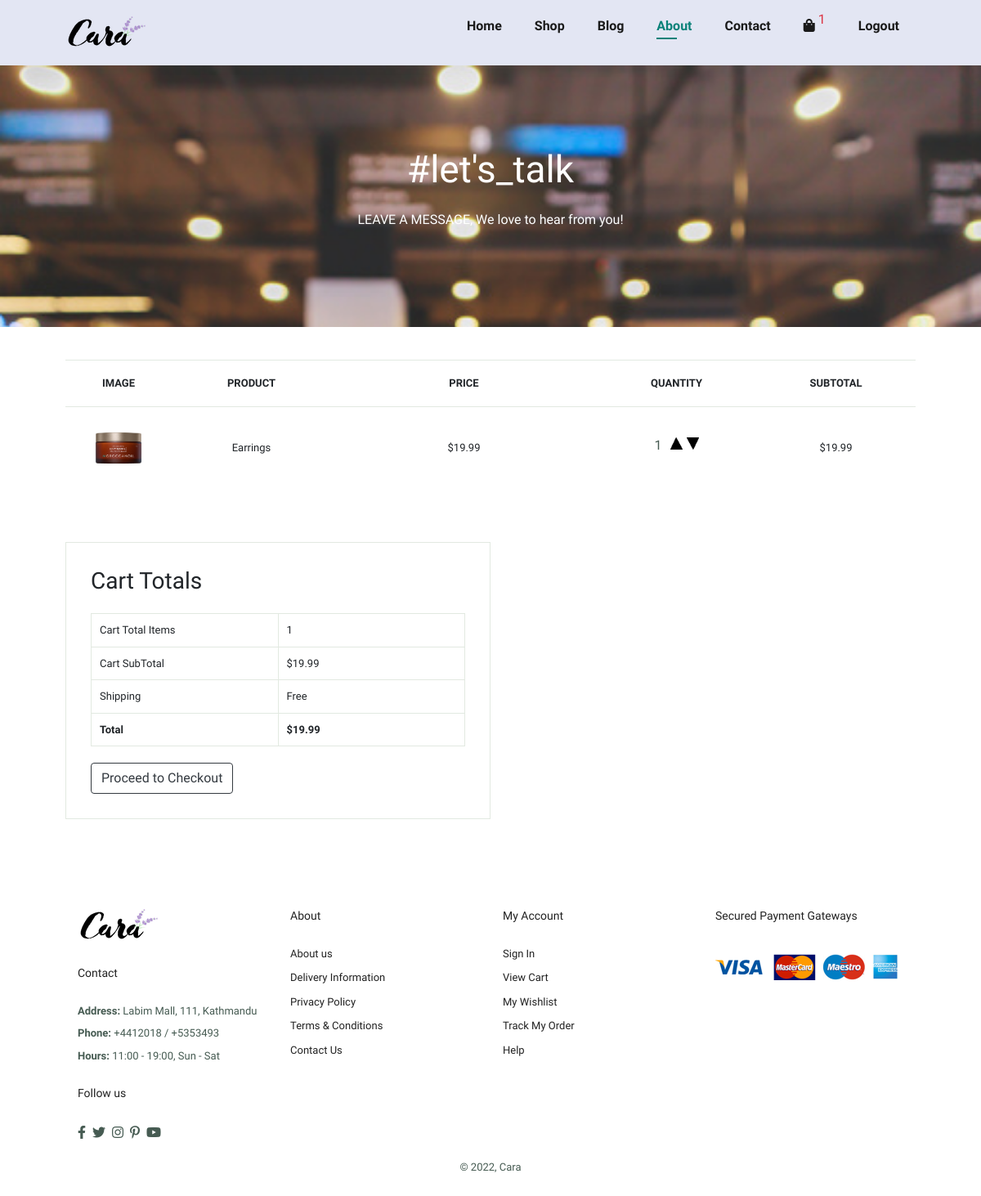
/cart/ (signed in), run on an earlier commit of the app's database.
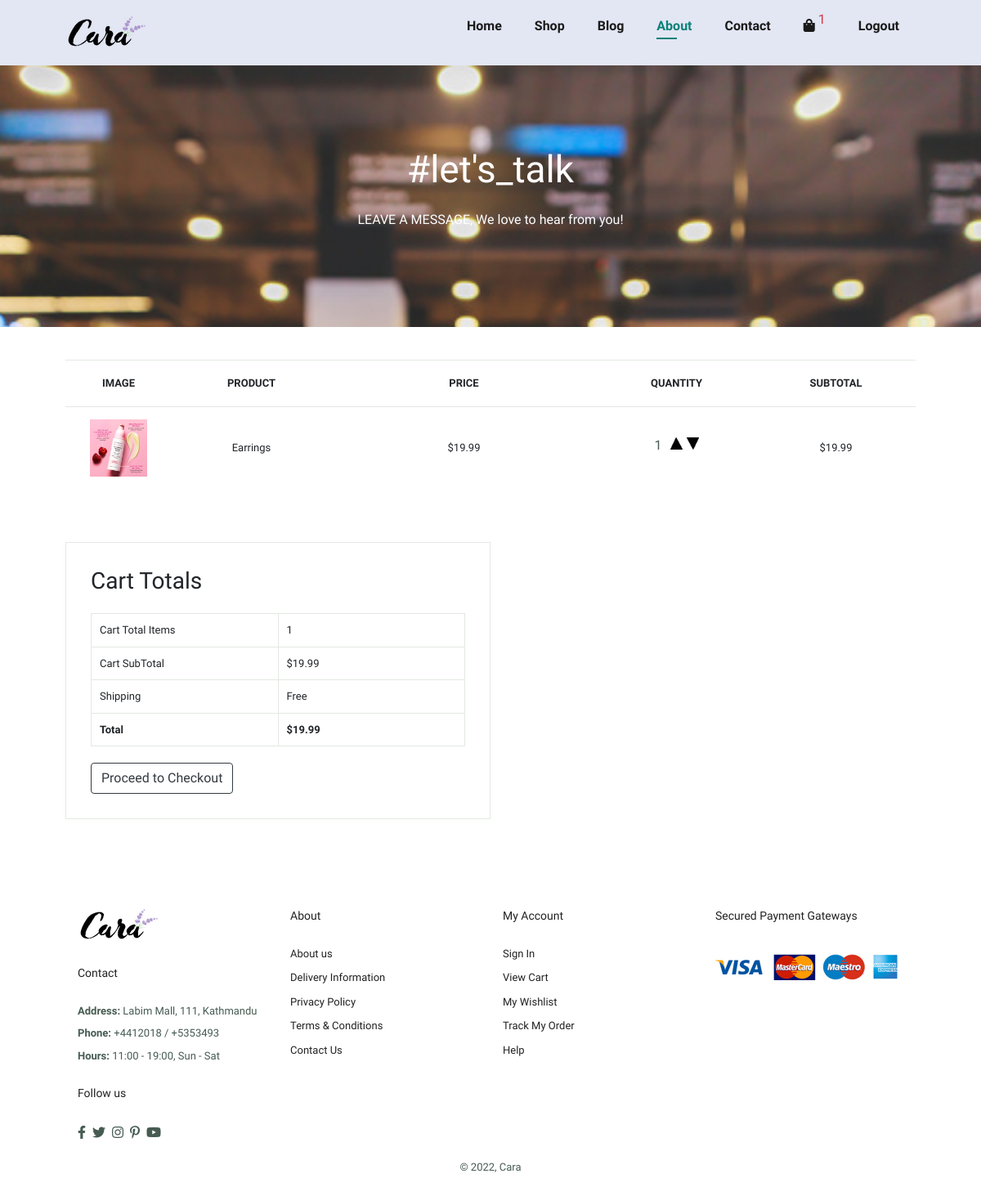
And on a later commit of the database.
### store/models.py (models this page shows, shortened)
class OrderItem(models.Model):
	product = models.ForeignKey(Product, on_delete=models.SET_NULL, null=True)
	order = models.ForeignKey(Order, on_delete=models.SET_NULL, null=True)
	quantity = models.IntegerField(default=0, null=True, blank=True)
	date_added = models.DateTimeField(auto_now_add=True)
	@property
	def get_total(self):
		product = self.product
		total = product.price * self.quantity
		return total

class Product(models.Model):
	PRODUCT_TAGS = (
		("skincare", "Skin Care"),
		("makeup", "Makeup"),
		("bath&body", "Bath & Body")
	)
	name = models.CharField(max_length=200)
	tag= models.CharField(max_length=10, choices=PRODUCT_TAGS)
	price = models.FloatField()
	description = models.TextField()
	image = models.ImageField(null=True, blank=True)
	@property
	def imageURL(self):
		try:
			url = self.image.url
		except:
			url = ''
		return url

### store/views.py (the view)
# urls.py: path('cart/', views.cart, name="cart"),
def cart(request):
	data = cartData(request)
	cartItems = data['cartItems']
	order = data['order']
	items = data['items']
	context = {'items':items, 'order':order, 'cartItems':cartItems}
	return render(request, 'store/cart.html', context)

### store/models.py (called while the page is built)
	@property
	def get_cart_total(self):
		orderitems = self.orderitem_set.all()
		total = sum([item.get_total for item in orderitems])
		return total

	@property
	def get_cart_items(self):
		orderitems = self.orderitem_set.all()
		total = sum([item.quantity for item in orderitems])
		return total

### store/utils.py (called while the page is built)
def cartData(request):
	if request.user.is_authenticated:
		customer = request.user.customer
		order, created = Order.objects.get_or_create(customer=customer, complete=False)
		items = order.orderitem_set.all()
		cartItems = order.get_cart_items
	else:
		cookieData = cookieCart(request)
		cartItems = cookieData['cartItems']
		order = cookieData['order']
		items = cookieData['items']
	return {'cartItems':cartItems ,'order':order, 'items':items}

### store/templates/store/cart.html (shortened to what this page needs)
{% extends 'base/index.html' %} {% load static %} {% block content %}
    <section id="page-header" class="about-header">
      <h2>#let's_talk</h2>
      <p>LEAVE A MESSAGE, We love to hear from you!</p>
    </section>
    <section id="cart" class="section-p1">
      <table width="100%">
        <thead>
          <tr>
            <td>Image</td>
            <td>Product</td>
            <td>Price</td>
            <td>Quantity</td>
            <td>Subtotal</td>
          </tr>
        </thead>
        <tbody>
          {% for item in items %}
          <tr>
            <td><img src="{{item.product.imageURL}}" alt="" /></td>
            <td>{{item.product.name}}</td>
            <td>${{item.product.price|floatformat:2}}</td>
            <td>
              <div class="d-flex align-items-baseline justify-content-center">
                <p style="margin-right: 10px;">{{item.quantity}}</p>
                <div class="d-flex align-items-center justify-content-center">
                  <img  data-product="{{item.product.id}}" data-action="add" class="chg-quantity update-cart" style="cursor:pointer; margin-right: 5px; height: 15px; width:15px;" src="{% static  'images/arrow-up.png' %}">
                  <img data-product="{{item.product.id}}" data-action="remove" class="chg-quantity update-cart" style="cursor:pointer;height: 15px; width:15px;" src="{% static  'images/arrow-down.png' %}">
                </div>
              </div>
            </td>
            <td>${{item.get_total|floatformat:2}}</td>
          </tr>
          {% endfor %}
        </tbody>
      </table>
    </section>
    <section id="cart-add" class="section-p1">
      <div id="subtotal">
        <h3>Cart Totals</h3>
        <table>
          <tr>
            <td>Cart Total Items</td>
            <td>{{order.get_cart_items}}</td>
          </tr>
          <tr>
            <td>Cart SubTotal</td>
            <td>${{order.get_cart_total|floatformat:2}}</td>
          </tr>
          <tr>
            <td>Shipping</td>
            <td>Free</td>
          </tr>
          <tr>
            <td><strong>Total</strong></td>
            <td><strong>${{order.get_cart_total|floatformat:2}}</strong></td>
          </tr>
        </table>
       {% if order.get_cart_total <= 0  %}
       <p>Nothing in cart right now<p>
       <a class="btn btn-outline-dark " href="{% url 'shop' %}">
         Go to Shop</a>
        {%else%}
       <a class="btn btn-outline-dark" href="{% url 'checkout' %}">
         Proceed to Checkout</a>
      {%endif%}
      </div>
    </section>
{% endblock content %}

What changed in the data, as far as the page shows it:
changed through a linked row, OrderItem "Earrings": product.imageURL: a different picture
